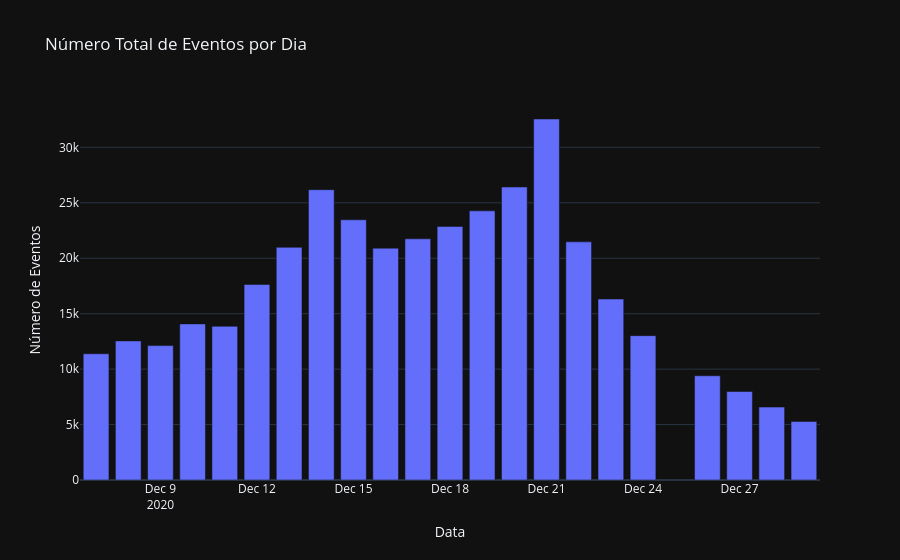

Notebook source saved alongside this figure:
### Code cell
# Extrair a data (sem hora) do timestamp do evento
df_events['event_date'] = df_events['event_dt'].dt.date

# Contar o número de eventos por data
events_per_day = df_events['event_date'].value_counts().sort_index()

# Converter para DataFrame para Plotly Express
events_per_day_df = events_per_day.reset_index()
events_per_day_df.columns = ['date', 'event_count']
events_per_day_df['date'] = pd.to_datetime(events_per_day_df['date']) # Convert back to datetime for plotting

# Criar o gráfico de linha
fig = px.bar(
    events_per_day_df,
    x='date',
    y='event_count',
    title='Número Total de Eventos por Dia',
    labels={'date': 'Data', 'event_count': 'Número de Eventos'},
)

# Ajustes de layout para tema escuro e melhor visualização
fig.update_layout(
    template='plotly_dark',
    xaxis_title='Data',
    yaxis_title='Número de Eventos',
    hovermode='x unified' # Mostrar informações de todos os traços para a mesma data
)

fig.show()

### Figure 1 — Plotly figure (JSON) as saved in the notebook; plotly's stock layout.template omitted (floating-point values rounded to 4 significant figures)
{"data": [{"hovertemplate": "Data=%{x}<br>Número de Eventos=%{y}<extra></extra>", "legendgroup": "", "marker": {"color": "#636efa", "pattern": {"shape": ""}}, "name": "", "orientation": "v", "showlegend": false, "textposition": "auto", "type": "bar", "x": ["2020-12-07T00:00:00.000000000", "2020-12-08T00:00:00.000000000", "2020-12-09T00:00:00.000000000", "2020-12-10T00:00:00.000000000", "2020-12-11T00:00:00.000000000", "2020-12-12T00:00:00.000000000", "2020-12-13T00:00:00.000000000", "2020-12-14T00:00:00.000000000", "2020-12-15T00:00:00.000000000", "2020-12-16T00:00:00.000000000", "2020-12-17T00:00:00.000000000", "2020-12-18T00:00:00.000000000", "2020-12-19T00:00:00.000000000", "2020-12-20T00:00:00.000000000", "2020-12-21T00:00:00.000000000", "2020-12-22T00:00:00.000000000", "2020-12-23T00:00:00.000000000", "2020-12-24T00:00:00.000000000", "2020-12-26T00:00:00.000000000", "2020-12-27T00:00:00.000000000", "2020-12-28T00:00:00.000000000", "2020-12-29T00:00:00.000000000"], "xaxis": "x", "y": [11385, 12547, 12122, 14077, 13864, 17634, 20985, 26184, 23469, 20909, 21751, 22871, 24273, 26425, 32559, 21477, 16323, 13019, 9400, 7980, 6578, 5278], "yaxis": "y"}], "layout": {"barmode": "relative", "hovermode": "x unified", "legend": {"tracegroupgap": 0}, "title": {"text": "Número Total de Eventos por Dia"}, "xaxis": {"anchor": "y", "domain": [0, 1], "title": {"text": "Data"}}, "yaxis": {"anchor": "x", "domain": [0, 1], "title": {"text": "Número de Eventos"}}}}
